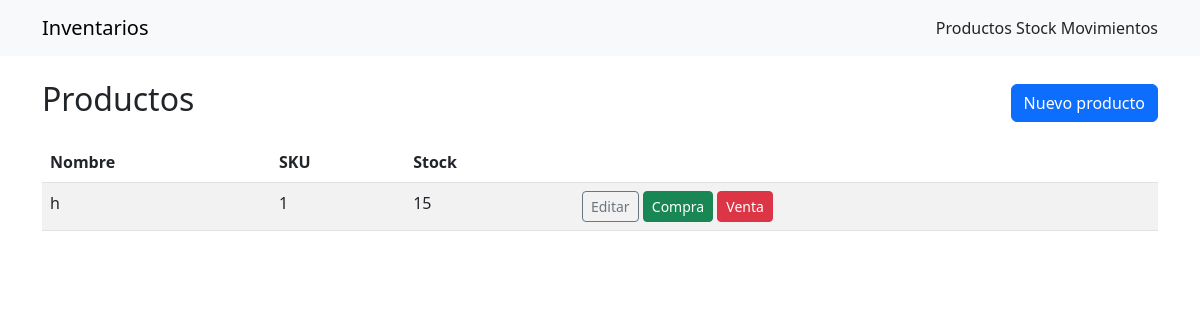
Page /products on the committed database.
### app.py (models this page shows)
class Product(db.Model):
    id = db.Column(db.Integer, primary_key=True)
    name = db.Column(db.String(100), nullable=False)
    sku = db.Column(db.String(50), unique=True, nullable=True)
    stock = db.Column(db.Integer, default=0)
    cost = db.Column(db.Float, default=0)   # costo unitario
    price = db.Column(db.Float, default=0)  # precio unitario
    created_at = db.Column(db.DateTime, default=datetime.utcnow)

### app.py (the view)
@app.route('/products')
def products():
    products = Product.query.order_by(Product.name).all()
    return render_template('products.html', products=products)

### templates/products.html
{% extends 'base.html' %}
{% block content %}
<div class="d-flex justify-content-between align-items-center mb-3">
  <h2>Productos</h2>
  <a class="btn btn-primary" href="{{ url_for('new_product') }}">Nuevo producto</a>
</div>
<table class="table table-striped">
<thead><tr><th>Nombre</th><th>SKU</th><th>Stock</th><th></th></tr></thead>
<tbody>
{% for p in products %}
<tr>
  <td>{{ p.name }}</td>
  <td>{{ p.sku or '' }}</td>
  <td>{{ p.stock }}</td>
  <td>
    <a class="btn btn-sm btn-outline-secondary" href="{{ url_for('edit_product', product_id=p.id) }}">Editar</a>
    <a class="btn btn-sm btn-success" href="{{ url_for('new_purchase') }}">Compra</a>
    <a class="btn btn-sm btn-danger" href="{{ url_for('new_sale') }}">Venta</a>
  </td>
</tr>
{% endfor %}
</tbody>
</table>
{% endblock %}

### rows in the picture
Product: name "h", sku "1", stock "15"
